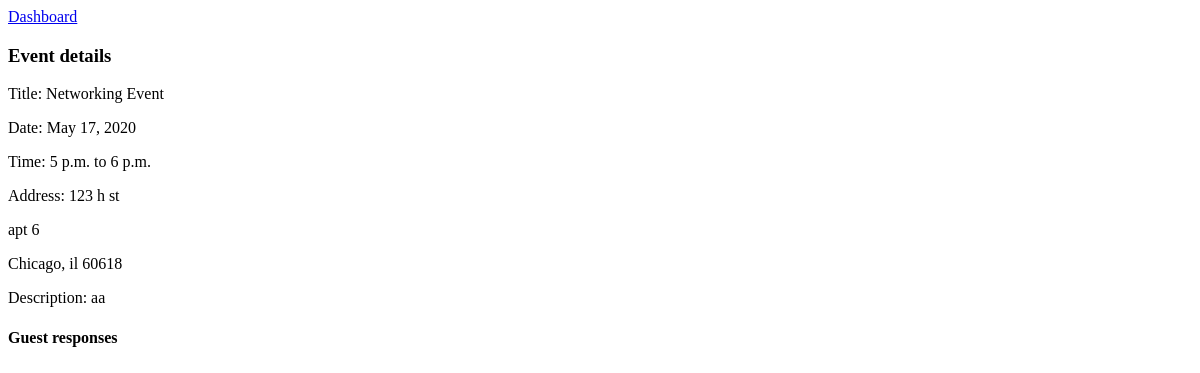
The page /eventDetails/7 on the database as committed earlier.
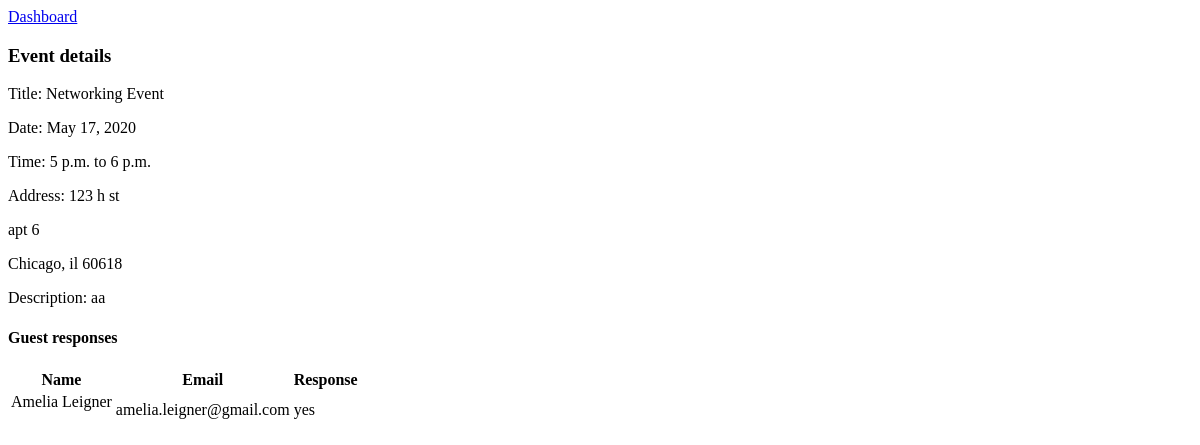
The same page on the database as committed later.
### first_app/models.py (models this page shows, shortened)
class RSVP(models.Model):
    guest = models.ForeignKey(Guest, related_name="rsvps",on_delete=models.CASCADE)
    event = models.ForeignKey(Event, related_name="rsvps",on_delete=models.CASCADE)
    response = models.CharField(max_length=5)
    created_at = models.DateTimeField(auto_now_add=True)
    updated_at = models.DateTimeField(auto_now=True)
    class Meta:
        app_label = 'first_app'

class Guest(models.Model):
    first_name = models.CharField(max_length=60)
    last_name = models.CharField(max_length=60)
    email = models.CharField(max_length=60)
    created_at = models.DateTimeField(auto_now_add=True)
    updated_at = models.DateTimeField(auto_now=True)
    objects = GuestManager()
    class Meta:
        app_label = 'first_app'

### first_app/views.py (the view)
# urls.py: path('eventDetails/<int:id>', views.eventDetails),
def eventDetails(request,id):
    context = {
        'event': Event.objects.get(id=id),
    }
    return render(request,'event_detail.html', context)

### first_app/templates/event_detail.html (shortened to what this page needs)
<!DOCTYPE html>
<html lang="en">
<head>
</head>
<body>
    <a href="/dashboard">Dashboard</a>
    <h3>Event details</h3>
    <p>Title: {{ event.title }}</p>
    <p>Date: {{ event.date }}</p>
    <p>Time: {{ event.start_time }} to {{ event.end_time }}</p>
    <p>Address: {{ event.line1 }}</p>
    <p>{{ event.line2 }}</p>
    <p>{{ event.city }}, {{ event.state }} {{ event.zip }}</p>
    <p>Description: {{ event.details }}</p>
    <h4>Guest responses</h4>
    {% for rsvp in event.rsvps.all %}
    <table>
        <thead>
            <tr>
                <th>Name</th>
                <th>Email</th>
                <th>Response</th>
            </tr>
        </thead>
        <tbody>
            <tr>
                <td>{{ rsvp.guest.first_name }} {{ rsvp.guest.last_name }}</p></td>
                <td>{{ rsvp.guest.email }}</td>
                <td>{{ rsvp.response }}</td>
            </tr>
        </tbody>
    </table>
    {% endfor %}
</body>
</html>

Rows that differ between the two databases and show on the page:
added RSVP: guest.first_name "Amelia", guest.last_name "Leigner", guest.email "amelia.leigner@gmail.com", response "yes"
